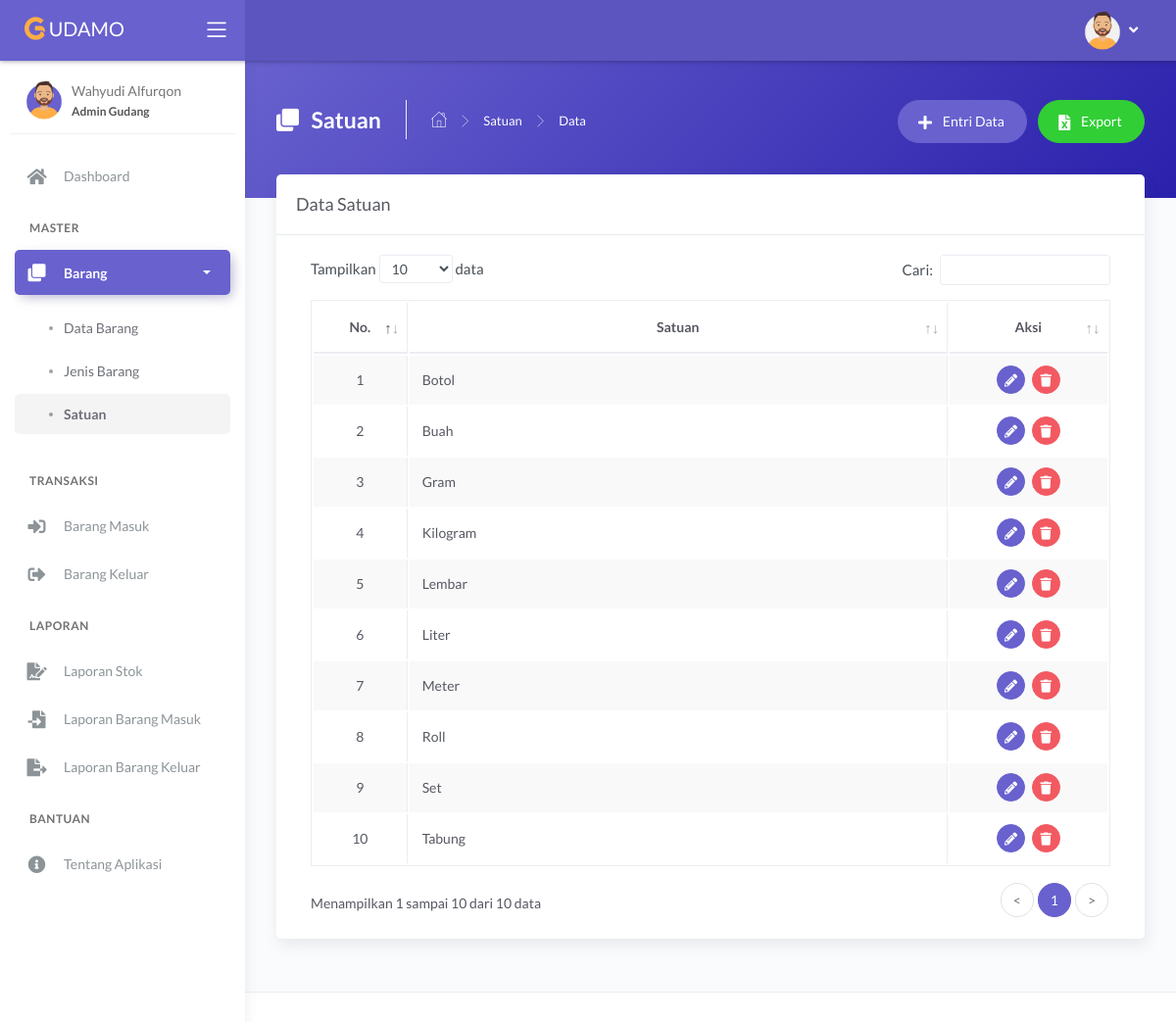
The page /main.php?module=satuan (signed in) on the database its author committed.
### tables this page shows
CREATE TABLE `tbl_satuan` (
  `id_satuan` int(11) NOT NULL,
  `nama_satuan` varchar(30) NOT NULL
);

### modules/satuan/tampil_data.php (the view, shortened to what this page needs)
<?php
if (basename($_SERVER['PHP_SELF']) === basename(__FILE__)) {
    header('location: 404.html');
}
else {
?>
    <div class="panel-header bg-secondary-gradient">
        <div class="page-inner py-45">
            <div class="d-flex align-items-left align-items-md-top flex-column flex-md-row">
                <div class="page-header text-white">
                    <h4 class="page-title text-white"><i class="fas fa-clone mr-2"></i> Satuan</h4>
                    <ul class="breadcrumbs">
                        <li class="nav-home"><a href="?module=dashboard"><i class="flaticon-home text-white"></i></a></li>
                        <li class="separator"><i class="flaticon-right-arrow"></i></li>
                        <li class="nav-item"><a href="?module=satuan" class="text-white">Satuan</a></li>
                        <li class="separator"><i class="flaticon-right-arrow"></i></li>
                        <li class="nav-item"><a>Data</a></li>
                    </ul>
                </div>
                <div class="ml-md-auto py-2 py-md-0">
                    <a href="?module=form_entri_satuan" class="btn btn-secondary btn-round mr-2">
                        <span class="btn-label"><i class="fa fa-plus mr-2"></i></span> Entri Data
                    </a>
                    <a href="modules/satuan/export.php" class="btn btn-success btn-round">
                        <span class="btn-label"><i class="fa fa-file-excel mr-2"></i></span> Export
                    </a>
                </div>
            </div>
        </div>
    </div>
    <div class="page-inner mt--5">
        <div class="card">
            <div class="card-header">
                <div class="card-title">Data Satuan</div>
            </div>
            <div class="card-body">
                <div class="table-responsive">
                    <table id="basic-datatables" class="display table table-bordered table-striped table-hover">
                        <thead>
                            <tr>
                                <th class="text-center">No.</th>
                                <th class="text-center">Satuan</th>
                                <th class="text-center">Aksi</th>
                            </tr>
                        </thead>
                        <tbody>
                            <?php
                            $no = 1;
                            $query = mysqli_query($mysqli, "SELECT * FROM tbl_satuan ORDER BY id_satuan DESC")
                                                            or die('Ada kesalahan pada query tampil data : ' . mysqli_error($mysqli));
                            while ($data = mysqli_fetch_assoc($query)) { ?>
                                <tr>
                                    <td width="30" class="text-center"><?php echo $no++; ?></td>
                                    <td width="300"><?php echo $data['nama_satuan']; ?></td>
                                    <td width="70" class="text-center">
                                        <div>
                                            <a href="?module=form_ubah_satuan&id=<?php echo $data['id_satuan']; ?>" class="btn btn-icon btn-round btn-secondary btn-sm mr-md-1" data-toggle="tooltip" data-placement="top" title="Ubah">
                                                <i class="fas fa-pencil-alt fa-sm"></i>
                                            </a>
                                            <a href="modules/satuan/proses_hapus.php?id=<?php echo $data['id_satuan']; ?>" onclick="return confirm('Anda yakin ingin menghapus data satuan <?php echo $data['nama_satuan']; ?>?')" class="btn btn-icon btn-round btn-danger btn-sm" data-toggle="tooltip" data-placement="top" title="Hapus">
                                                <i class="fas fa-trash fa-sm"></i>
                                            </a>
                                        </div>
                                    </td>
                                </tr>
                            <?php } ?>
                        </tbody>
                    </table>
                </div>
            </div>
        </div>
    </div>
<?php } ?>

### rows shown on the page
tbl_satuan: nama_satuan "Botol"
tbl_satuan: nama_satuan "Buah"
tbl_satuan: nama_satuan "Gram"
tbl_satuan: nama_satuan "Kilogram"
tbl_satuan: nama_satuan "Lembar"
tbl_satuan: nama_satuan "Liter"
tbl_satuan: nama_satuan "Meter"
tbl_satuan: nama_satuan "Roll"
tbl_satuan: nama_satuan "Set"
tbl_satuan: nama_satuan "Tabung"

### other values the page prints
$_SESSION['nama_user'] "Wahyudi Alfurqon"
$_SESSION['hak_akses'] "Admin Gudang"
